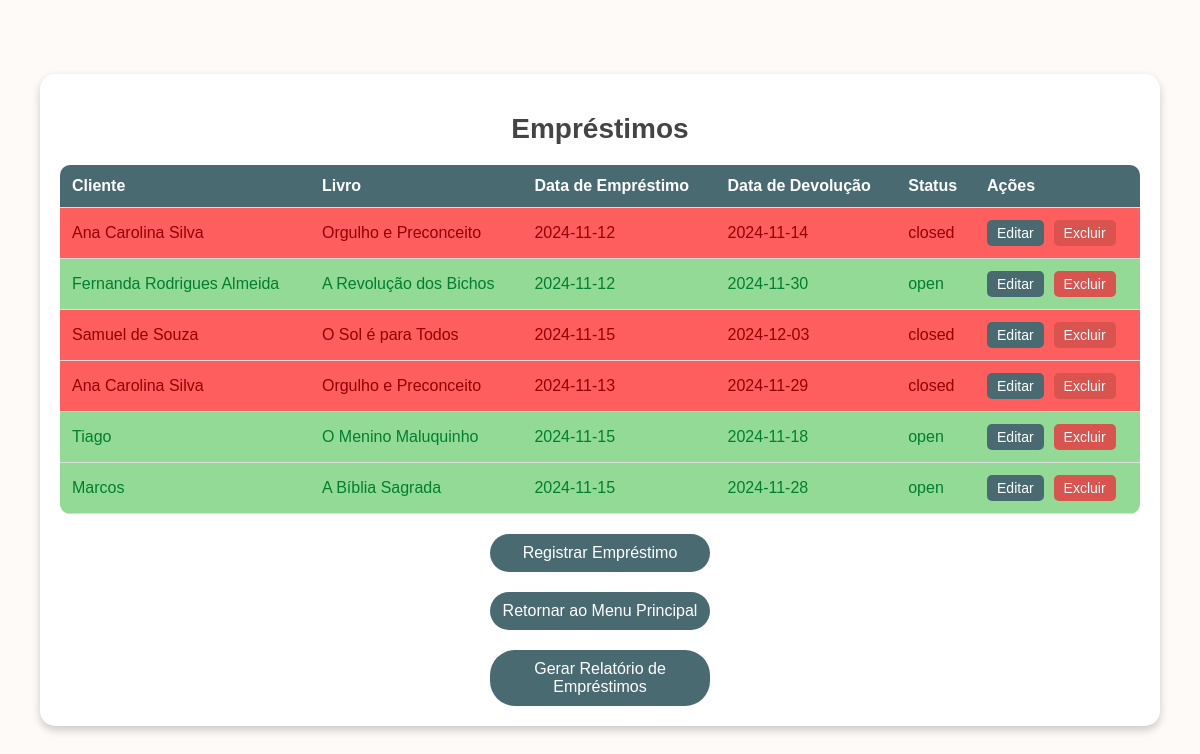
The app's page /list_loans with its own data.
### app.py (models this page shows)
class Loan(db.Model):
    id = db.Column(db.Integer, primary_key=True)
    client_id = db.Column(db.Integer, db.ForeignKey('client.id'), nullable=False)
    book_id = db.Column(db.Integer, db.ForeignKey('book.id'), nullable=False)
    loan_date = db.Column(db.String(10), nullable=False)  # Formato DD/MM/AAAA
    return_date = db.Column(db.String(10), nullable=False)  # Formato DD/MM/AAAA
    status = db.Column(db.String(10), nullable=False, default='open')
    client = db.relationship('Client', backref=db.backref('loans', lazy=True))
    book = db.relationship('Book', backref=db.backref('loans', lazy=True))

class Client(db.Model):
    id = db.Column(db.Integer, primary_key=True)
    name = db.Column(db.String(100), nullable=False)
    cpf = db.Column(db.String(14), nullable=False)
    telefone = db.Column(db.String(15), nullable=True)  # Formato (XX) XXXXX-XXXX
    email = db.Column(db.String(100), nullable=True)

class Book(db.Model):
    id = db.Column(db.Integer, primary_key=True)
    title = db.Column(db.String(100), nullable=False)
    author = db.Column(db.String(100), nullable=False)
    publisher = db.Column(db.String(100), nullable=True)
    data_publicacao = db.Column(db.String(10), nullable=True)  # Formato DD/MM/AAAA
    genero_literario = db.Column(db.String(50), nullable=True)

### app.py (the view)
@app.route('/list_loans')
def list_loans():
    try:
        loans = Loan.query.all()
        return render_template('list_loans.html', loans=loans)
    except Exception as e:
        return str(e)

### templates/list_loans.html (shortened to what this page needs)
<!DOCTYPE html>
<html lang="en">
<head>
</head>
<body>
    <div class="container">
        <h1>Empréstimos</h1>
        <table>
            <thead>
                <tr>
                    <th>Cliente</th>
                    <th>Livro</th>
                    <th>Data de Empréstimo</th>
                    <th>Data de Devolução</th>
                    <th>Status</th>
                    <th>Ações</th>
                </tr>
            </thead>
            <tbody>
                {% for loan in loans %}
                    <tr class="{% if loan.status == 'open' %}status-open{% else %}status-closed{% endif %}">
                        <td>{{ loan.client.name }}</td>
                        <td>{{ loan.book.title }}</td>
                        <td>{{ loan.loan_date }}</td>
                        <td>{{ loan.return_date }}</td>
                        <td>{{ loan.status }}</td>
                        <td class="action-buttons">
                            <a href="{{ url_for('edit_loan', loan_id=loan.id) }}"><button>Editar</button></a>
                            <form action="{{ url_for('delete_loan', loan_id=loan.id) }}" method="post" onsubmit="return confirm('Tem certeza que deseja excluir este empréstimo?');">
                                <button type="submit">Excluir</button>
                            </form>
                        </td>
                    </tr>
                {% endfor %}
            </tbody>
        </table>
        <a href="{{ url_for('loan') }}" class="add-button">Registrar Empréstimo</a>
        <a href="{{ url_for('home') }}" class="return-button">Retornar ao Menu Principal</a>
        <a href="{{ url_for('generate_loan_report') }}" class="report-button">Gerar Relatório de Empréstimos</a>
    </div>
</body>
</html>

### templates/list_loans.html (style rules this page uses)
body { display: flex; justify-content: center; align-items: center; min-height: 100vh; margin: 0; font-family: Arial, sans-serif; background-color: #fdfaf7; color: #333; }
.container { width: 90%; max-width: 1400px; background-color: white; padding: 20px; border-radius: 15px; box-shadow: 0 4px 8px rgba(0, 0, 0, 0.2); }
h1 { text-align: center; font-size: 28px; color: #444; margin-bottom: 20px; }
table { width: 100%; border-collapse: collapse; margin-top: 10px; border-radius: 10px; overflow: hidden; }
th, td { padding: 12px; text-align: left; border-bottom: 1px solid #ddd; }
th { background-color: #4A6A72; color: white; font-weight: bold; }
.action-buttons { display: flex; gap: 10px; }
.action-buttons a, .action-buttons form { display: inline-block; }
.action-buttons button { padding: 5px 10px; background-color: #4A6A72; color: white; border: none; border-radius: 5px; cursor: pointer; font-size: 14px; transition: background-color 0.3s; }
.action-buttons form button { background-color: #d9534f; }
.return-button, .add-button, .report-button { display: block; width: 200px; padding: 10px; margin: 20px auto 0; background-color: #4A6A72; color: white; text-align: center; text-decoration: none; border-radius: 25px; font-size: 16px; transition: background-color 0.3s; }
.status-open { background-color: #92da95; color: #017e2f; }
.status-closed { background-color: #ff5e5e; color: #930000; }

### records on screen
Loan: client.name "Ana Carolina Silva", book "Orgulho e Preconceito", loan_date "2024-11-12", return_date "2024-11-14", status "closed"
Loan: client.name "Fernanda Rodrigues Almeida", book "A Revolução dos Bichos", loan_date "2024-11-12", return_date "2024-11-30", status "open"
Loan: client.name "Samuel de Souza", book "O Sol é para Todos", loan_date "2024-11-15", return_date "2024-12-03", status "closed"
Loan: client.name "Ana Carolina Silva", book "Orgulho e Preconceito", loan_date "2024-11-13", return_date "2024-11-29", status "closed"
Loan: client.name "Tiago", book "O Menino Maluquinho", loan_date "2024-11-15", return_date "2024-11-18", status "open"
Loan: client.name "Marcos", book "A Bíblia Sagrada", loan_date "2024-11-15", return_date "2024-11-28", status "open"
